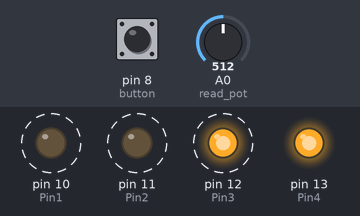
The sketch below on a simulated Arduino Uno, built with avr-gcc and run on an emulated ATmega328P. Shown: output pins drawn as LEDs (lit = HIGH). Dashed ring = blinking. Inputs (shaded band) come from the test bench; at power-on: A0 (read_pot) = 512, pin 8 (button) LOW.

Above: at 1.2 s.
1.3 s: A0 (read_pot) set to 0
At 1.34 s:
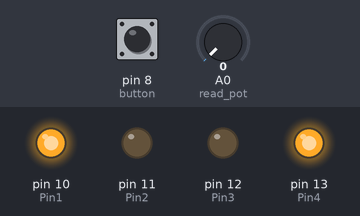
4.3 s: A0 (read_pot) set to 12
At 5.1 s:
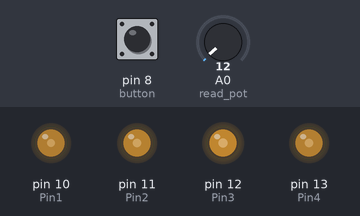
7.3 s: A0 (read_pot) set to 15
At 7.86 s:
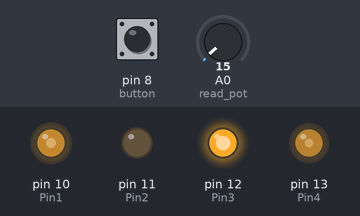
10.3 s: pin 8 (button) pulled HIGH for 0.15 s
At 11.48 s:
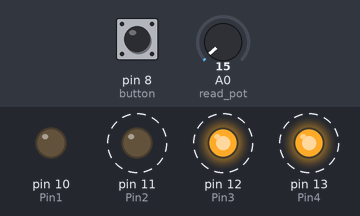
13.4 s: pin 8 (button) pulled HIGH for 0.15 s
16.5 s: pin 8 (button) pulled HIGH for 1 s
Timing chart, 0 to 20.5 s (numbered marks = the images above; inputs shaded):
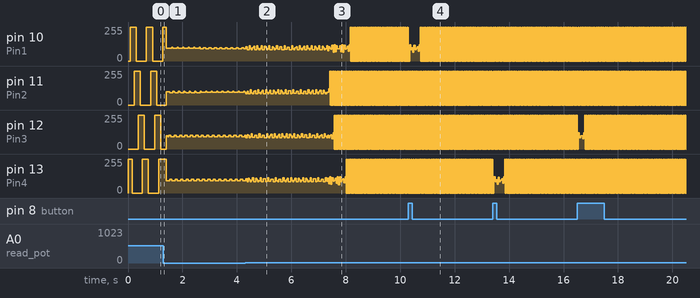

The sketch:

EXP10_halfstep_direc_speed_syntax.ino
```cpp
int Pin1 = 10;
int Pin2 = 11;
int Pin3 = 12;
int Pin4 = 13;
int step = 0;
int button = 8;
int read_pot = A0;
int delay_time;
int pot_val;

int direc;
void setup() {
  // put your setup code here, to run once:
pinMode(Pin1, OUTPUT);
pinMode(Pin2, OUTPUT);
pinMode(Pin3, OUTPUT);
pinMode(Pin4, OUTPUT);
pinMode(button, INPUT);
}

void loop() {
  // put your main code here, to run repeatedly:
direc = digitalRead(button);
switch(step)
{
   case 0:
     digitalWrite(Pin1, LOW);
     digitalWrite(Pin2, LOW);
     digitalWrite(Pin3, LOW);
     digitalWrite(Pin4, HIGH);
   break;
   case 1:
     digitalWrite(Pin1, LOW);
     digitalWrite(Pin2, LOW);
     digitalWrite(Pin3, HIGH);
     digitalWrite(Pin4, HIGH);
   break;
   case 2:
     digitalWrite(Pin1, LOW);
     digitalWrite(Pin2, LOW);
     digitalWrite(Pin3, HIGH);
     digitalWrite(Pin4, LOW);
   break;
   case 3:
     digitalWrite(Pin1, LOW);
     digitalWrite(Pin2, HIGH);
     digitalWrite(Pin3, HIGH);
     digitalWrite(Pin4, LOW);
   break;
   case 4:
     digitalWrite(Pin1, LOW);
     digitalWrite(Pin2, HIGH);
     digitalWrite(Pin3, LOW);
     digitalWrite(Pin4, LOW);
   break;
   case 5:
     digitalWrite(Pin1, HIGH);
     digitalWrite(Pin2, HIGH);
     digitalWrite(Pin3, LOW);
     digitalWrite(Pin4, LOW);
   break;
     case 6:
     digitalWrite(Pin1, HIGH);
     digitalWrite(Pin2, LOW);
     digitalWrite(Pin3, LOW);
     digitalWrite(Pin4, LOW);
   break;
   case 7:
     digitalWrite(Pin1, HIGH);
     digitalWrite(Pin2, LOW);
     digitalWrite(Pin3, LOW);
     digitalWrite(Pin4, HIGH);
   break;
   default:
     digitalWrite(Pin1, LOW);
     digitalWrite(Pin2, LOW);
     digitalWrite(Pin3, LOW);
     digitalWrite(Pin4, LOW);
   break;
}
 if(direc==HIGH)
 {
   step++;
 }else{
   step--;
 }
 if(step>7){
   step=0;
 }
 if(step<0){
   step=7;
 }
 pot_val = analogRead(read_pot);
 delay_time = map(pot_val, 0, 1023, 1, 150);
 delay(delay_time);
//delay(10);
}
```

Measured:
- the behaviour switches between 13 and 14 on A0 (read_pot) (found by bisection; images 2 and 3)
- by itself, pin 10 (Pin1), pin 11 (Pin2), pin 13 (Pin4): alternates 255/255 for 0.01 s and 0/255 for 0.02 s
